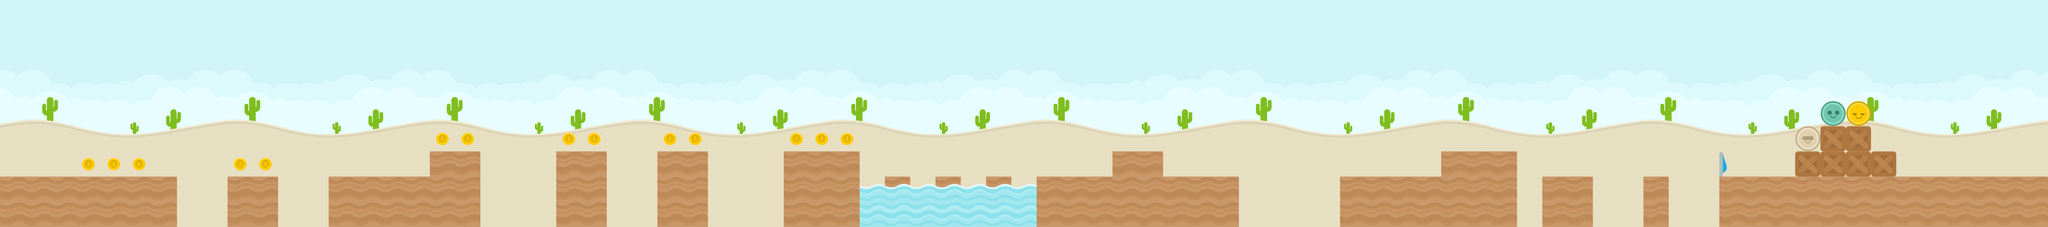

Rendered tile map (Tiled .tmx) drawn with the repository's tilesets; below, a short description and the map source with its tile grids summarised:
An orthogonal 81x9 tile map with 128x128 px tiles, 3 tile layers (Tile Layer 1, Tile Layer 2, Tile Layer 3), 5 tilesets and 33 objects.

<map version="1.0" orientation="orthogonal" renderorder="right-down" width="81" height="9" tilewidth="128" tileheight="128" nextobjectid="36">
 <tileset firstgid="1" name="spritesheet_items" tilewidth="128" tileheight="128" tilecount="32" columns="8">
  <image source="../tilesets/spritesheet_items.png" width="1024" height="512" />
 </tileset>
 <tileset firstgid="33" name="colored_desert" tilewidth="128" tileheight="128" tilecount="64" columns="8">
  <image source="../tilesets/colored_desert.png" width="1024" height="1024" />
 </tileset>
 <tileset firstgid="97" name="spritesheet_ground" tilewidth="128" tileheight="128" spacing="2" margin="1" tilecount="128" columns="8">
  <image source="../tilesets/spritesheet_ground.png" width="1040" height="2080" />
 </tileset>
 <tileset firstgid="225" name="spritesheet_tiles" tilewidth="128" tileheight="128" spacing="2" margin="1" tilecount="128" columns="8">
  <image source="../tilesets/spritesheet_tiles.png" width="1040" height="2080" />
 </tileset>
 <tileset firstgid="353" name="players" tilewidth="128" tileheight="128" tilecount="4" columns="4">
  <image source="../tilesets/players.png" width="512" height="128" />
 </tileset>
 <layer name="Tile Layer 1" width="81" height="9">
  <data>[729 cells, 729 non-empty, 65 distinct tile ids]</data>
 </layer>
 <layer name="Tile Layer 2" width="81" height="9">
  <data>[729 cells, 152 non-empty, 9 distinct tile ids]</data>
 </layer>
 <objectgroup name="Object Layer 1">
  <object id="3" x="8320" y="896" width="128" height="256" />
  <object id="4" x="7808" y="896" width="256" height="256" />
  <object id="5" x="8704" y="896" width="1536" height="256" />
  <object id="6" x="7296" y="768" width="384" height="384" />
  <object id="7" x="6784" y="896" width="512" height="256" />
  <object id="8" x="5248" y="896" width="384" height="256" />
  <object id="9" x="5632" y="768" width="256" height="384" />
  <object id="11" x="5888" y="896" width="384" height="256" />
  <object id="12" x="4992" y="896" width="128" height="256" />
  <object id="13" x="4736" y="896" width="128" height="256" />
  <object id="14" x="4480" y="896" width="128" height="256" />
  <object id="15" x="3968" y="768" width="384" height="384" />
  <object id="16" x="3328" y="768" width="256" height="384" />
  <object id="17" x="2816" y="768" width="256" height="384" />
  <object id="18" x="2176" y="768" width="256" height="384" />
  <object id="19" x="1664" y="896" width="512" height="256" />
  <object id="20" x="1152" y="896" width="256" height="256" />
  <object id="21" x="0" y="896" width="896" height="256" />
 </objectgroup>
 <objectgroup name="Object Layer 2">
  <object id="22" x="1182" y="799" width="64" height="64">
   <ellipse />
  </object>
  <object id="23" x="1310" y="799" width="64" height="64">
   <ellipse />
  </object>
  <object id="24" x="670" y="799" width="64" height="64">
   <ellipse />
  </object>
  <object id="25" x="542" y="799" width="64" height="64">
   <ellipse />
  </object>
  <object id="26" x="414" y="799" width="64" height="64">
   <ellipse />
  </object>
  <object id="27" x="2206" y="671" width="64" height="64">
   <ellipse />
  </object>
  <object id="28" x="2334" y="671" width="64" height="64">
   <ellipse />
  </object>
  <object id="29" x="2846" y="671" width="64" height="64">
   <ellipse />
  </object>
  <object id="30" x="2974" y="671" width="64" height="64">
   <ellipse />
  </object>
  <object id="31" x="3358" y="671" width="64" height="64">
   <ellipse />
  </object>
  <object id="32" x="3486" y="671" width="64" height="64">
   <ellipse />
  </object>
  <object id="33" x="3998" y="671" width="64" height="64">
   <ellipse />
  </object>
  <object id="34" x="4126" y="671" width="64" height="64">
   <ellipse />
  </object>
  <object id="35" x="4254" y="671" width="64" height="64">
   <ellipse />
  </object>
 </objectgroup>
 <objectgroup name="Object Layer 3">
  <object id="2" x="8832" y="0" width="128" height="896" />
 </objectgroup>
 <layer name="Tile Layer 3" width="81" height="9">
  <data>[729 cells, 40 non-empty, 3 distinct tile ids]</data>
 </layer>
</map>
